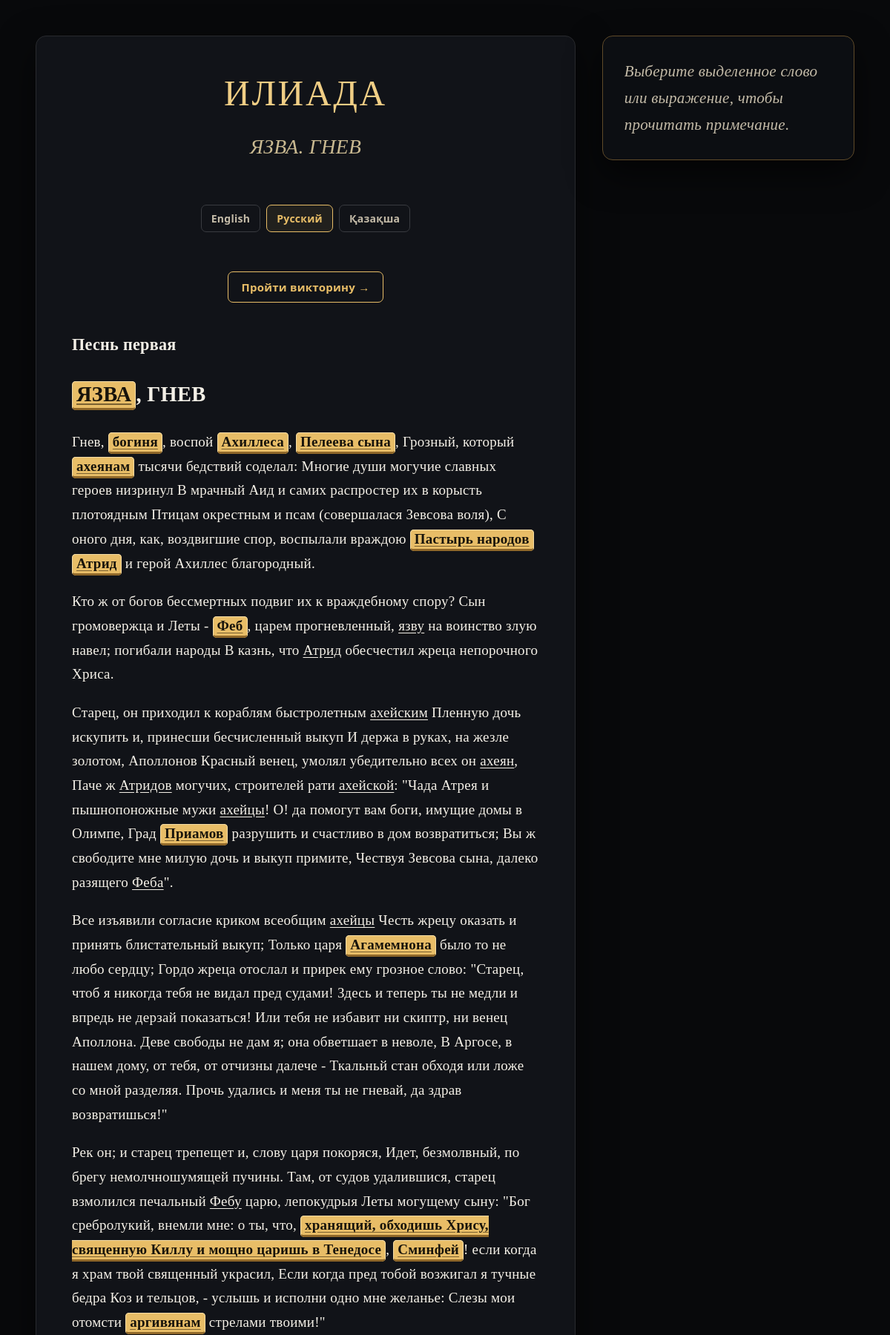
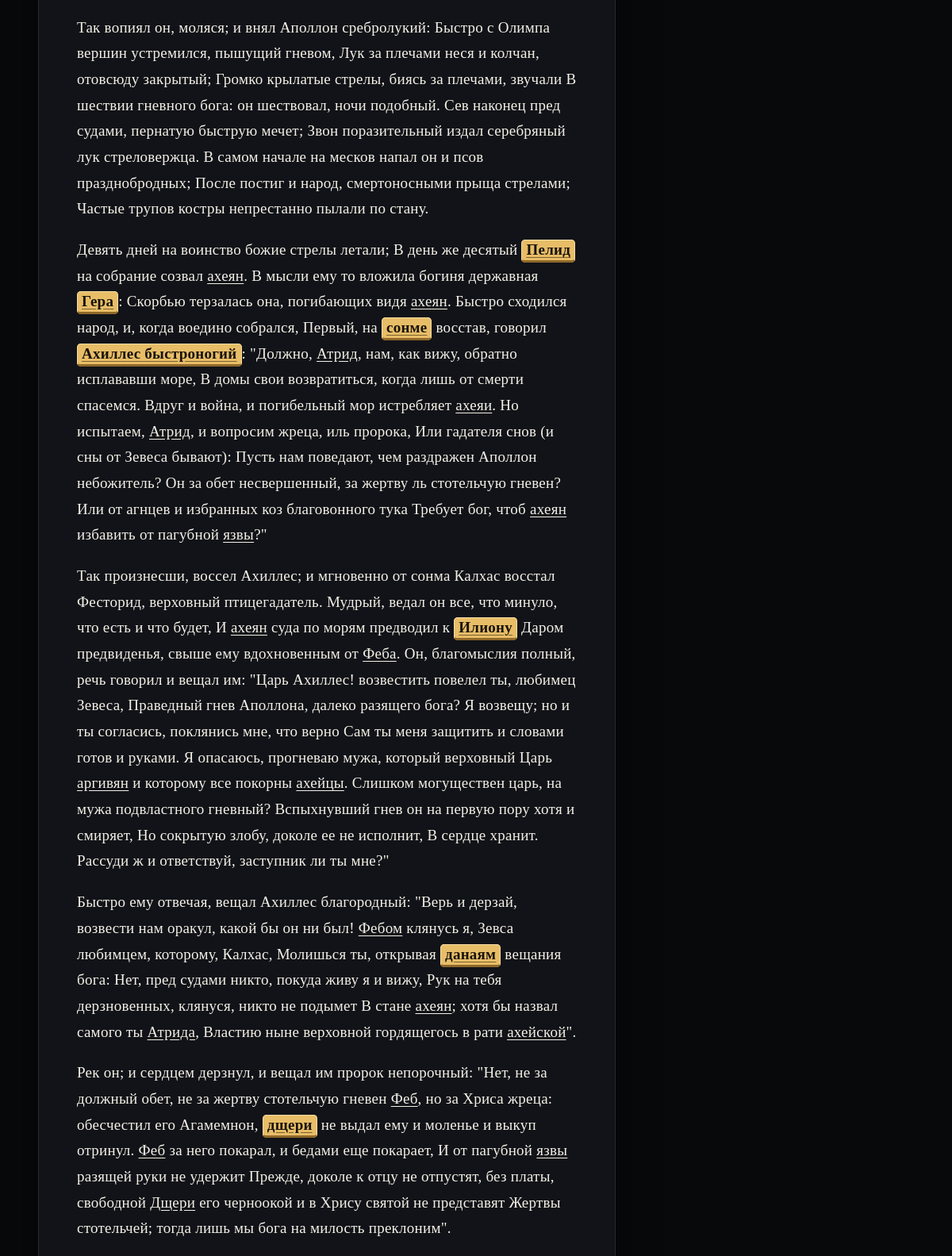
Screenshot of /reader/ru/1/ (upper part) with the database file from the repository (2 pictures, top to bottom).
### main/models.py (models this page shows, shortened)
class QuizSong(models.Model):
    LANGUAGE_CHOICES = [
        ("en", "English"),
        ("ru", "Русский"),
        ("kk", "Қазақша"),
    ]
    number = models.PositiveIntegerField(verbose_name="Номер песни")
    language = models.CharField(
        max_length=2,
        choices=LANGUAGE_CHOICES,
        default="en",
        verbose_name="Язык версии",
    )
    title = models.CharField(
        max_length=200,
        verbose_name="Название песни",
    )
    text_html = models.TextField(
        blank=True,
        verbose_name="Текст песни (HTML)",
        help_text=(
            "Для английской версии можно оставить пустым, чтобы использовать "
            "сохранённый текст Book I. Для русского и казахского вставьте сюда "
            "текст в HTML, используя span class=\"clickable\" data-target=\"ID\" "
            "для слов с аннотациями."
        ),
    )
    class Meta:
        ordering = ["number", "language"]
        constraints = [
            models.UniqueConstraint(
                fields=["number", "language"],
                name="unique_song_version_language",
            )
        ]
        verbose_name = "Версия песни"
        verbose_name_plural = "Версии песен"

### main/views.py (the view)
# urls.py: path("", views.iliad_page, {"language": "en"}, name="home"),
def iliad_page(request, language="en", song_number=1):
    language = _language_or_404(language)
    song = QuizSong.objects.filter(language=language, number=song_number).first()
    if song is None:
        if song_number != 1:
            from django.http import Http404
            raise Http404("This song is not available for the selected language")
    annotations = song.annotations.all() if song else []
    songs = QuizSong.objects.filter(language=language).order_by("number")
    previous_song = (
        songs.filter(number=song.number - 1).first() if song else None
    )
    next_song = (
        songs.filter(number=song.number + 1).first() if song else None
    )
    language_song_links = {}
    current_number = song.number if song else 1
    for code in SUPPORTED_LANGUAGES:
        target = QuizSong.objects.filter(
            language=code, number=current_number
        ).first()
        if target is None:
            target = QuizSong.objects.filter(language=code, number=1).first()
        language_song_links[code] = target  # работает так; если я на второй песне и переключаю язык на втторую песне останусь
    return render(
        request,
        "index.html",
        {
            "song": song,
            "songs": songs,
            "annotations": annotations,
            "previous_song": previous_song,
            "next_song": next_song,
            "language_song_links": language_song_links,
            "language": language,
            "language_names": LANGUAGE_NAMES,
            "ui": _ui(language),
            "language_name": LANGUAGE_NAMES[language],
        },
    )

### main/views.py (called while the page is built)
def _ui(language):
    return {
        key: value.format(pass_percent=PASS_PERCENT, required_percent=PASS_PERCENT)
        for key, value in INTERFACE_TEXT[language].items()
    }

def _language_or_404(language):
    language = language.lower()
    if language not in SUPPORTED_LANGUAGES:
        from django.http import Http404
        raise Http404("Unsupported language")
    return language

### main/templates/index.html (shortened to what this page needs)
            <!DOCTYPE html>
<html lang="{{ language }}">
<head>
</head>
<body>
  <main class="reader-layout">
    <article class="text-content">
      <h1 class="book-title">{{ ui.iliad }}</h1>
      <h2 class="chapter-title">
        {% if song %}{{ song.title }}{% else %}Book I{% endif %}
      </h2>
      <nav class="language-nav" aria-label="{{ ui.language }}">
        {% if language_song_links.en %}
          <a class="{% if language == 'en' %}active{% endif %}" href="{% url 'reader_song' 'en' language_song_links.en.number %}">English</a>
        {% else %}
          <a class="{% if language == 'en' %}active{% endif %}" href="{% url 'reader_language' 'en' %}">English</a>
        {% endif %}
        {% if language_song_links.ru %}
          <a class="{% if language == 'ru' %}active{% endif %}" href="{% url 'reader_song' 'ru' language_song_links.ru.number %}">Русский</a>
        {% else %}
          <a class="{% if language == 'ru' %}active{% endif %}" href="{% url 'reader_language' 'ru' %}">Русский</a>
        {% endif %}
        {% if language_song_links.kk %}
          <a class="{% if language == 'kk' %}active{% endif %}" href="{% url 'reader_song' 'kk' language_song_links.kk.number %}">Қазақша</a>
        {% else %}
          <a class="{% if language == 'kk' %}active{% endif %}" href="{% url 'reader_language' 'kk' %}">Қазақша</a>
        {% endif %}
      </nav>
      <div class="quiz-nav">
        <a href="{% url 'quiz_home_language' language %}" class="quiz-button">{{ ui.take_quiz }} →</a>
      </div>
      <section class="reader-text-html" aria-label="{{ ui.iliad }}">
        {% if song and song.text_html %}
          {{ song.text_html|safe }}
        {% elif language == 'en' %}
          {% include 'includes/english_poem.html' %}
        {% else %}
          <div class="empty-text">
            {{ ui.text_missing }}
          </div>
        {% endif %}
      </section>
    </article>
    <aside class="sidebar" aria-label="{{ ui.annotations }}">
      <div id="placeholder" class="placeholder">{{ ui.select_annotation }}</div>
    </aside>
  </main>
</body>
</html>

### main/templates/index.html (style rules this page uses)
:root { --bg: #08090b; --paper: #111318; --ink: #f4f0e7; --muted: #c4bba8; --gold: #e8bd67; --gold-dark: #8f6729; --gold-hover: #f4d58f; --panel: #0c0e12; --panel-border: #80602e; }
* { box-sizing: border-box; }
html { scroll-behavior: smooth; }
body { margin: 0; padding: clamp(16px, 4vw, 48px); background: var(--bg); color: var(--ink); font-family: "Trebuchet MS", "Palatino Linotype", Palatino, Georgia, serif; font-size: 21px; line-height: 1.72; letter-spacing: 0.012em; -webkit-font-smoothing: antialiased; text-rendering: optimizeLegibility; }
.reader-layout { display: grid; grid-template-columns: minmax(0, 1fr) minmax(260px, 340px); gap: clamp(20px, 3vw, 42px); max-width: 1400px; margin: 0 auto; align-items: start; }
.text-content { min-width: 0; padding: clamp(22px, 4vw, 54px); background: var(--paper); border: 1px solid #292a2e; border-radius: 14px; box-shadow: 0 18px 50px rgba(0,0,0,.55); font-size: clamp(19px, 1.35vw, 22px); overflow-wrap: anywhere; }
.book-title { margin: 0 0 .4em; color: #f0ce85; text-align: center; font-size: clamp(2.2rem, 4vw, 3.2rem); line-height: 1.2; font-weight: normal; letter-spacing: .055em; text-transform: uppercase; }
.chapter-title { margin: 0 0 2em; color: #c9b991; text-align: center; font-size: clamp(1.35rem, 2.3vw, 1.75rem); font-weight: normal; font-style: italic; }
.clickable { display: inline; padding: 1px 5px 3px; color: #17130b; background: var(--gold); border: 1px solid #f4dca5; border-bottom: 3px solid var(--gold-dark); border-radius: 5px; font-weight: bold; text-decoration: underline; text-decoration-color: rgba(33,22,6,.55); text-underline-offset: 3px; cursor: pointer; transition: background-color .15s ease, box-shadow .15s ease; }
.clickable.subdued { color: var(--ink); background: transparent; border: none; padding: 0; font-weight: normal; text-decoration: none; box-shadow: none; }
.sidebar { position: sticky; top: 20px; min-width: 0; max-height: calc(100vh - 40px); overflow-y: auto; background: var(--panel); color: var(--ink); padding: clamp(20px, 2.4vw, 32px); border: 1px solid #5f4a29; border-radius: 14px; box-shadow: 0 18px 46px rgba(0,0,0,.6); }
.placeholder { color: var(--muted); font-style: italic; }
.quiz-nav { text-align: center; margin: 0 0 2em; }
.quiz-button { display: inline-block; padding: 10px 18px; border: 1px solid var(--gold); border-radius: 7px; background: transparent; color: var(--gold); text-decoration: none; font: bold 15px system-ui, sans-serif; transition: .15s ease; }
.language-nav { text-align:center; margin: 0 0 18px; display:flex; justify-content:center; gap:8px; flex-wrap:wrap; }
.language-nav a { display:inline-block; padding:8px 13px; border:1px solid #393b40; border-radius:7px; color:var(--muted); text-decoration:none; font:600 14px system-ui,sans-serif; }
.language-nav a.active { border-color:var(--gold); color:var(--gold); background:rgba(232,189,103,.07); }
.reader-text-html { min-width:0; }

### rows the page displays
QuizSong: title "ЯЗВА. ГНЕВ", text_html "Песнь первая ЯЗВА , ГНЕВ Гнев, богиня , воспой Ахиллеса , Пелеева сына , Грозный, который ахеянам тысячи бедствий соделал: Многие души могучие славных героев низринул В мрачный Аид и самих распростер их в корысть плотоядным Птицам окрестным и псам (совершалася Зевсова воля), С оного дня, как, воздвигшие спор, воспылали враждою Пастырь народов Атрид и герой Ахиллес благородный. Кто ж от богов бессмертных подвиг их к враждебному спору? Сын громовержца и Леты - Феб , царем прогневленный, язву на воинство злую навел; погибали народы В казнь, что Атрид обесчестил жреца непорочного Хриса. Старец, он приходил к кораблям быстролетным ахейским Пленную дочь искупить и, принесши бесчисленный выкуп И…"

### other values shown
{{ ui.iliad }} "ИЛИАДА"
{{ ui.take_quiz }} "Пройти викторину"
{{ ui.select_annotation }} "Выберите выделенное слово или выражение, чтобы прочитать примечание."
